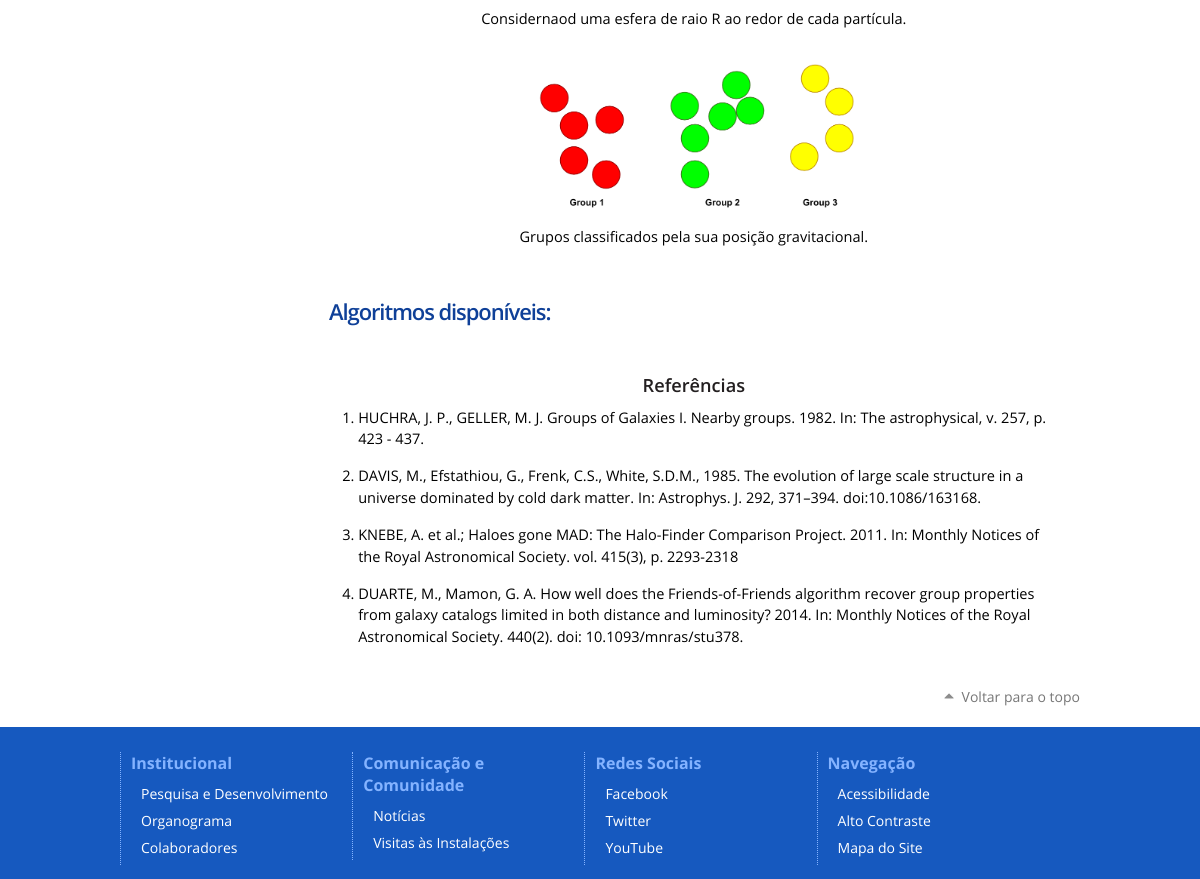
Page /agrupamento/ (middle part) on the earlier database version.
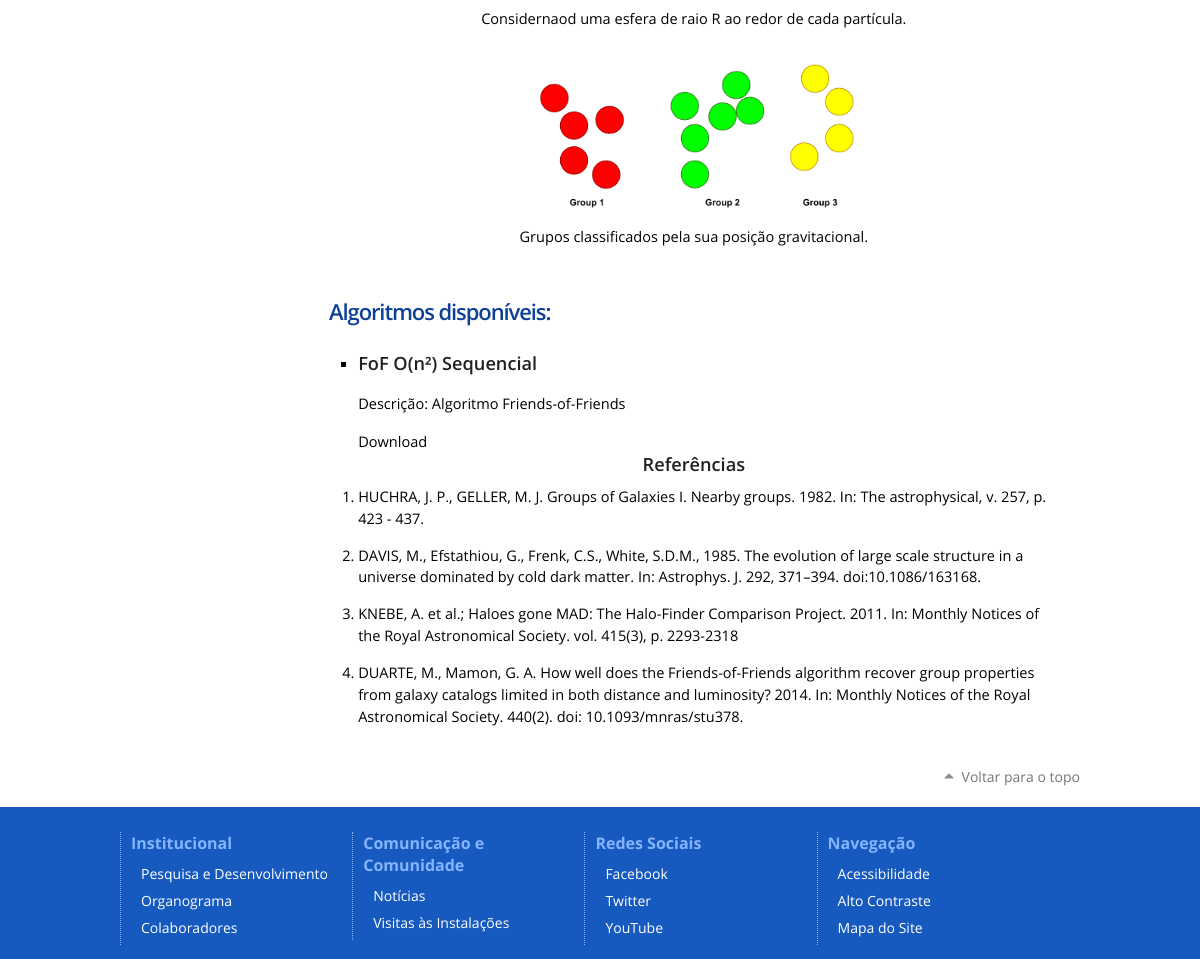
Same page on the later database version.
### agrupamento/models.py (models this page shows, shortened)
class FoFAlgorithm(models.Model):
    idFoF = models.AutoField(primary_key=True)
    nameFoF = models.CharField(null=False, blank=False, max_length=100)
    descFoF = models.TextField(null=True, blank=False)
    commandFoF = models.TextField(null=False, blank=False)
    class Meta:
        managed = True
        db_table = 'fof_algorithm'

### agrupamento/views.py (the view)
# urls.py: path('', views.about, name="agrupamento_url"),
def about(request):
    query_results = FoFAlgorithm.objects.all()
    return render(request, 'agrupamento/about.html', {"results": query_results})

### templates/agrupamento/about.html (shortened to what this page needs)
{% extends "base.html" %}
{% load static %}
{% block content %}
        <p>
            <center>
            <img src="{% static 'img/fof2.png' %}" alt="Italian Trulli" align="middle" width="50%"/>
            <figcaption>Considernaod uma esfera de raio R ao redor de cada partícula.</figcaption>
            <img src="{% static 'img/fof3.png' %}" alt="Italian Trulli" align="middle" width="50%"/>
            <figcaption>Grupos classificados pela sua posição gravitacional.</figcaption>
            </center>
        </p>
    <p><h1><b>Algoritmos disponíveis:</b></h1></p>
		<div id="postlist">
			<div class="panel">
                <ul>
                {% for alg in results %}
                  <div class="panel-heading">
                        <div class="text-center">
                            <div class="row">
                                <div class="col-sm-9">
                                    <li><h3 class="pull-left">{{ alg.nameFoF }}</h3></li>
                                    <p>Descrição: {{ alg.descFoF }}</p>
                                    <a href="#">Download</a>
                                </div>
                            </div>
                        </div>
                    </div>
                {% endfor %}
            </ul>
        </div>
        </div>
      <h3><center>Referências</center></h3>
        <ol>
          <li>HUCHRA, J. P., GELLER, M. J. Groups of Galaxies I. Nearby groups. 1982. In: The astrophysical, v. 257, p. 423 - 437.</li>
          <li>DAVIS, M., Efstathiou, G., Frenk, C.S., White, S.D.M., 1985. The evolution of large scale structure in a universe dominated by cold dark matter. In: Astrophys. J. 292, 371–394. doi:10.1086/163168.</li>
          <li>KNEBE, A. et al.; Haloes gone MAD: The Halo‐Finder Comparison Project. 2011. In: Monthly Notices of the Royal Astronomical Society. vol. 415(3), p. 2293-2318</li>
          <li>DUARTE, M., Mamon, G. A. How well does the Friends-of-Friends algorithm recover group properties from galaxy catalogs limited in both distance and luminosity? 2014. In: Monthly Notices of the Royal Astronomical Society. 440(2). doi: 10.1093/mnras/stu378. </li>
        </ol>
{% endblock %}

Differences in the rows shown:
added FoFAlgorithm: nameFoF "FoF O(n²) Sequencial", descFoF "Algoritmo Friends-of-Friends"
